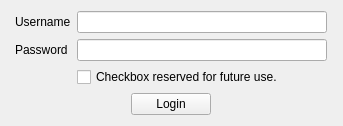
<?xml version="1.0" encoding="UTF-8"?>
<ui version="4.0">
 <class>FLoginWindow</class>
 <widget class="QWidget" name="FLoginWindow">
  <property name="geometry">
   <rect>
    <x>0</x>
    <y>0</y>
    <width>343</width>
    <height>126</height>
   </rect>
  </property>
  <property name="sizePolicy">
   <sizepolicy hsizetype="Preferred" vsizetype="Preferred">
    <horstretch>0</horstretch>
    <verstretch>0</verstretch>
   </sizepolicy>
  </property>
  <property name="windowTitle">
   <string>Dialog</string>
  </property>
  <layout class="QVBoxLayout" name="verticalLayout">
   <property name="leftMargin">
    <number>0</number>
   </property>
   <property name="topMargin">
    <number>0</number>
   </property>
   <property name="rightMargin">
    <number>0</number>
   </property>
   <property name="bottomMargin">
    <number>0</number>
   </property>
   <item alignment="Qt::AlignHCenter|Qt::AlignVCenter">
    <widget class="QStackedWidget" name="outerStack">
     <property name="sizePolicy">
      <sizepolicy hsizetype="Fixed" vsizetype="Fixed">
       <horstretch>0</horstretch>
       <verstretch>0</verstretch>
      </sizepolicy>
     </property>
     <property name="currentIndex">
      <number>0</number>
     </property>
     <widget class="QWidget" name="loginPage">
      <layout class="QVBoxLayout" name="verticalLayout_3">
       <item>
        <layout class="QFormLayout" name="formLayout">
         <property name="fieldGrowthPolicy">
          <enum>QFormLayout::AllNonFixedFieldsGrow</enum>
         </property>
         <property name="formAlignment">
          <set>Qt::AlignLeading|Qt::AlignLeft|Qt::AlignVCenter</set>
         </property>
         <item row="0" column="0">
          <widget class="QLabel" name="label">
           <property name="text">
            <string>Username</string>
           </property>
          </widget>
         </item>
         <item row="0" column="1">
          <widget class="QLineEdit" name="username">
           <property name="sizePolicy">
            <sizepolicy hsizetype="Fixed" vsizetype="Fixed">
             <horstretch>0</horstretch>
             <verstretch>0</verstretch>
            </sizepolicy>
           </property>
           <property name="minimumSize">
            <size>
             <width>250</width>
             <height>0</height>
            </size>
           </property>
          </widget>
         </item>
         <item row="1" column="0">
          <widget class="QLabel" name="label_2">
           <property name="text">
            <string>Password</string>
           </property>
          </widget>
         </item>
         <item row="1" column="1">
          <widget class="QLineEdit" name="password">
           <property name="sizePolicy">
            <sizepolicy hsizetype="Fixed" vsizetype="Fixed">
             <horstretch>0</horstretch>
             <verstretch>0</verstretch>
            </sizepolicy>
           </property>
           <property name="minimumSize">
            <size>
             <width>250</width>
             <height>0</height>
            </size>
           </property>
           <property name="echoMode">
            <enum>QLineEdit::Password</enum>
           </property>
          </widget>
         </item>
         <item row="2" column="1">
          <widget class="QCheckBox" name="autoLogin">
           <property name="text">
            <string>Checkbox reserved for future use.</string>
           </property>
          </widget>
         </item>
        </layout>
       </item>
       <item alignment="Qt::AlignHCenter">
        <widget class="QPushButton" name="loginButton">
         <property name="sizePolicy">
          <sizepolicy hsizetype="Fixed" vsizetype="Fixed">
           <horstretch>0</horstretch>
           <verstretch>0</verstretch>
          </sizepolicy>
         </property>
         <property name="text">
          <string>Login</string>
         </property>
         <property name="icon">
          <iconset resource="resources.qrc">
           <normaloff>:/images/tick.png</normaloff>:/images/tick.png</iconset>
         </property>
        </widget>
       </item>
      </layout>
     </widget>
     <widget class="QWidget" name="charselectPage">
      <layout class="QVBoxLayout" name="verticalLayout_4">
       <item>
        <layout class="QFormLayout" name="formLayout_2">
         <property name="fieldGrowthPolicy">
          <enum>QFormLayout::AllNonFixedFieldsGrow</enum>
         </property>
         <property name="formAlignment">
          <set>Qt::AlignLeading|Qt::AlignLeft|Qt::AlignVCenter</set>
         </property>
         <item row="0" column="0">
          <widget class="QLabel" name="label_3">
           <property name="text">
            <string>Character</string>
           </property>
          </widget>
         </item>
         <item row="0" column="1">
          <widget class="QComboBox" name="character">
           <property name="editable">
            <bool>false</bool>
           </property>
          </widget>
         </item>
        </layout>
       </item>
       <item>
        <widget class="QDialogButtonBox" name="charSelectButtons">
         <property name="standardButtons">
          <set>QDialogButtonBox::Cancel|QDialogButtonBox::Ok</set>
         </property>
         <property name="centerButtons">
          <bool>true</bool>
         </property>
        </widget>
       </item>
      </layout>
     </widget>
     <widget class="QWidget" name="messagePage">
      <layout class="QVBoxLayout" name="verticalLayout_2">
       <item>
        <widget class="QLabel" name="message">
         <property name="sizePolicy">
          <sizepolicy hsizetype="MinimumExpanding" vsizetype="Minimum">
           <horstretch>0</horstretch>
           <verstretch>0</verstretch>
          </sizepolicy>
         </property>
         <property name="text">
          <string>Something happened!</string>
         </property>
         <property name="alignment">
          <set>Qt::AlignCenter</set>
         </property>
         <property name="wordWrap">
          <bool>true</bool>
         </property>
        </widget>
       </item>
       <item alignment="Qt::AlignHCenter">
        <widget class="QPushButton" name="dismissMessage">
         <property name="sizePolicy">
          <sizepolicy hsizetype="Fixed" vsizetype="Fixed">
           <horstretch>0</horstretch>
           <verstretch>0</verstretch>
          </sizepolicy>
         </property>
         <property name="text">
          <string>Back</string>
         </property>
         <property name="default">
          <bool>false</bool>
         </property>
        </widget>
       </item>
      </layout>
     </widget>
    </widget>
   </item>
  </layout>
 </widget>
 <resources>
  <include location="resources.qrc"/>
 </resources>
 <connections/>
</ui>
